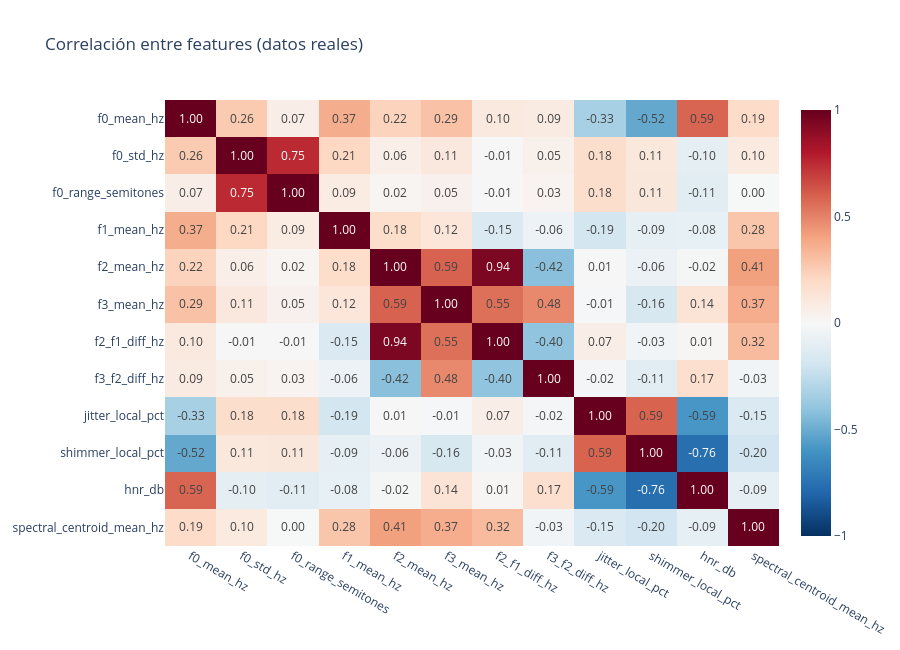

Notebook code cell kept with this figure:
### Markdown cell above
## 2. ¿Qué tan correlacionados van tono y formantes en voz real?

La hipótesis de `docs/TRAINING_REPRODUCTION.md` sección 4.4 es que en voz real, F0 y los formantes van correlacionados de forma natural, y por eso el modelo aprende a usar el tono como atajo. Esto lo pone a prueba directamente.

### Code cell
corr = df_real[FEATURE_NAMES].corr()

fig = px.imshow(
    corr,
    text_auto=".2f",
    color_continuous_scale="RdBu_r",
    zmin=-1,
    zmax=1,
    aspect="auto",
    title="Correlación entre features (datos reales)",
    height=650,
)
fig.write_image(FIG_DIR / "02_correlacion_features.png", scale=2)
fig.show()

print("Correlación de f0_mean_hz con cada formante/espaciado:")
for name in ["f1_mean_hz", "f2_mean_hz", "f3_mean_hz", "f2_f1_diff_hz", "f3_f2_diff_hz"]:
    print(f"  {name}: r = {corr.loc['f0_mean_hz', name]:.3f}")

### Figure 1 — Plotly figure (JSON) as saved in the notebook; plotly's stock layout.template omitted (floating-point values rounded to 4 significant figures; data arrays with more than 128 entries replaced by an {"elided": "..."} marker saying what was removed)
{"data": [{"coloraxis": "coloraxis", "hovertemplate": "x: %{x}<br>y: %{y}<br>color: %{z}<extra></extra>", "name": "0", "texttemplate": "%{z:.2f}", "type": "heatmap", "x": ["f0_mean_hz", "f0_std_hz", "f0_range_semitones", "f1_mean_hz", "f2_mean_hz", "f3_mean_hz", "f2_f1_diff_hz", "f3_f2_diff_hz", "jitter_local_pct", "shimmer_local_pct", "hnr_db", "spectral_centroid_mean_hz"], "xaxis": "x", "y": ["f0_mean_hz", "f0_std_hz", "f0_range_semitones", "f1_mean_hz", "f2_mean_hz", "f3_mean_hz", "f2_f1_diff_hz", "f3_f2_diff_hz", "jitter_local_pct", "shimmer_local_pct", "hnr_db", "spectral_centroid_mean_hz"], "yaxis": "y", "z": {"elided": "12x12 float values"}}], "layout": {"coloraxis": {"autocolorscale": false, "cmax": 1, "cmin": -1, "colorscale": [[0.0, "rgb(5,48,97)"], [0.1, "rgb(33,102,172)"], [0.2, "rgb(67,147,195)"], [0.3, "rgb(146,197,222)"], [0.4, "rgb(209,229,240)"], [0.5, "rgb(247,247,247)"], [0.6, "rgb(253,219,199)"], [0.7, "rgb(244,165,130)"], [0.8, "rgb(214,96,77)"], [0.9, "rgb(178,24,43)"], [1.0, "rgb(103,0,31)"]]}, "height": 650, "title": {"text": "Correlación entre features (datos reales)"}, "xaxis": {"anchor": "y", "domain": [0.0, 1.0]}, "yaxis": {"anchor": "x", "autorange": "reversed", "domain": [0.0, 1.0]}}}
